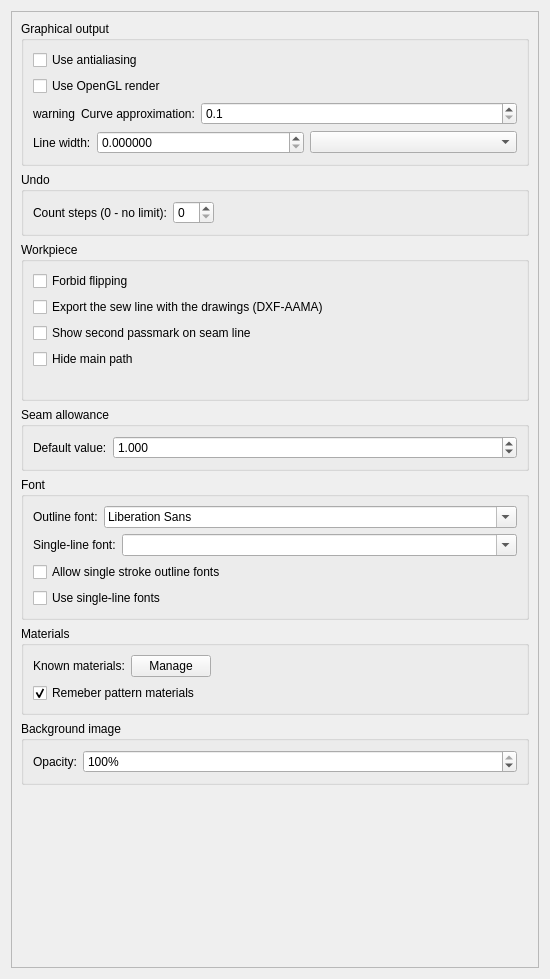
<?xml version="1.0" encoding="UTF-8"?>
<ui version="4.0">
 <class>PreferencesPatternPage</class>
 <widget class="QWidget" name="PreferencesPatternPage">
  <property name="geometry">
   <rect>
    <x>0</x>
    <y>0</y>
    <width>550</width>
    <height>979</height>
   </rect>
  </property>
  <property name="sizePolicy">
   <sizepolicy hsizetype="Maximum" vsizetype="Preferred">
    <horstretch>0</horstretch>
    <verstretch>0</verstretch>
   </sizepolicy>
  </property>
  <property name="windowTitle">
   <string notr="true">Pattern</string>
  </property>
  <layout class="QVBoxLayout" name="verticalLayout_5">
   <property name="sizeConstraint">
    <enum>QLayout::SizeConstraint::SetMaximumSize</enum>
   </property>
   <item>
    <widget class="QScrollArea" name="scrollArea">
     <property name="sizeAdjustPolicy">
      <enum>QAbstractScrollArea::SizeAdjustPolicy::AdjustToContentsOnFirstShow</enum>
     </property>
     <property name="widgetResizable">
      <bool>true</bool>
     </property>
     <widget class="QWidget" name="scrollAreaWidgetContents">
      <property name="geometry">
       <rect>
        <x>0</x>
        <y>0</y>
        <width>516</width>
        <height>1012</height>
       </rect>
      </property>
      <layout class="QVBoxLayout" name="verticalLayout_2">
       <item>
        <widget class="QGroupBox" name="groupBox_2">
         <property name="title">
          <string>Graphical output</string>
         </property>
         <layout class="QVBoxLayout" name="verticalLayout_3">
          <item>
           <widget class="QCheckBox" name="graphOutputCheck">
            <property name="text">
             <string>Use antialiasing</string>
            </property>
           </widget>
          </item>
          <item>
           <widget class="QCheckBox" name="checkBoxOpenGLRender">
            <property name="toolTip">
             <string>Use OpenGL to render a scene.
This option will take an affect after restart.</string>
            </property>
            <property name="text">
             <string>Use OpenGL render</string>
            </property>
            <property name="tristate">
             <bool>false</bool>
            </property>
           </widget>
          </item>
          <item>
           <layout class="QHBoxLayout" name="horizontalLayout_5">
            <item>
             <widget class="QLabel" name="labelCurveApproximationScaleWarning">
              <property name="sizePolicy">
               <sizepolicy hsizetype="Fixed" vsizetype="Preferred">
                <horstretch>0</horstretch>
                <verstretch>0</verstretch>
               </sizepolicy>
              </property>
              <property name="toolTip">
               <string>This setting has no effect since the value is overridden by the command-line option</string>
              </property>
              <property name="text">
               <string notr="true">warning</string>
              </property>
             </widget>
            </item>
            <item>
             <widget class="QLabel" name="label">
              <property name="sizePolicy">
               <sizepolicy hsizetype="Fixed" vsizetype="Preferred">
                <horstretch>0</horstretch>
                <verstretch>0</verstretch>
               </sizepolicy>
              </property>
              <property name="text">
               <string>Curve approximation:</string>
              </property>
             </widget>
            </item>
            <item>
             <widget class="QDoubleSpinBox" name="doubleSpinBoxCurveApproximation">
              <property name="sizePolicy">
               <sizepolicy hsizetype="Preferred" vsizetype="Fixed">
                <horstretch>0</horstretch>
                <verstretch>0</verstretch>
               </sizepolicy>
              </property>
              <property name="toolTip">
               <string>Set default curve approximation scale</string>
              </property>
              <property name="decimals">
               <number>1</number>
              </property>
              <property name="minimum">
               <double>0.100000000000000</double>
              </property>
              <property name="maximum">
               <double>10.000000000000000</double>
              </property>
              <property name="singleStep">
               <double>0.100000000000000</double>
              </property>
             </widget>
            </item>
           </layout>
          </item>
          <item>
           <layout class="QHBoxLayout" name="horizontalLayout_6">
            <item>
             <widget class="QLabel" name="label_6">
              <property name="toolTip">
               <string>Bold line width</string>
              </property>
              <property name="text">
               <string>Line width:</string>
              </property>
             </widget>
            </item>
            <item>
             <widget class="QDoubleSpinBox" name="doubleSpinBoxLineWidth">
              <property name="sizePolicy">
               <sizepolicy hsizetype="MinimumExpanding" vsizetype="Fixed">
                <horstretch>0</horstretch>
                <verstretch>0</verstretch>
               </sizepolicy>
              </property>
              <property name="suffix">
               <string/>
              </property>
              <property name="decimals">
               <number>6</number>
              </property>
              <property name="singleStep">
               <double>0.100000000000000</double>
              </property>
             </widget>
            </item>
            <item>
             <widget class="QComboBox" name="comboBoxLineWidthUnit">
              <property name="sizePolicy">
               <sizepolicy hsizetype="Expanding" vsizetype="Fixed">
                <horstretch>0</horstretch>
                <verstretch>0</verstretch>
               </sizepolicy>
              </property>
             </widget>
            </item>
           </layout>
          </item>
         </layout>
        </widget>
       </item>
       <item>
        <widget class="QGroupBox" name="groupBox_3">
         <property name="title">
          <string>Undo</string>
         </property>
         <layout class="QFormLayout" name="formLayout_2">
          <property name="fieldGrowthPolicy">
           <enum>QFormLayout::FieldGrowthPolicy::ExpandingFieldsGrow</enum>
          </property>
          <item row="0" column="0">
           <widget class="QLabel" name="label_2">
            <property name="text">
             <string>Count steps (0 - no limit):</string>
            </property>
           </widget>
          </item>
          <item row="0" column="1">
           <widget class="QSpinBox" name="undoCount"/>
          </item>
         </layout>
        </widget>
       </item>
       <item>
        <widget class="QGroupBox" name="groupBox_5">
         <property name="title">
          <string>Workpiece</string>
         </property>
         <layout class="QVBoxLayout" name="verticalLayout_4">
          <item>
           <widget class="QCheckBox" name="forbidFlippingCheck">
            <property name="toolTip">
             <string>By default forbid flipping for all new created workpieces</string>
            </property>
            <property name="text">
             <string>Forbid flipping</string>
            </property>
           </widget>
          </item>
          <item>
           <widget class="QCheckBox" name="checkBoxSewLineOnDrawing">
            <property name="toolTip">
             <string>By default export to DXF-AAMA sew line on Draw layer for all new created workpieces</string>
            </property>
            <property name="text">
             <string>Export the sew line with the drawings (DXF-AAMA)</string>
            </property>
           </widget>
          </item>
          <item>
           <widget class="QCheckBox" name="doublePassmarkCheck">
            <property name="toolTip">
             <string>Show a notch both in the seam allowance and on the seam line. If you want to see a notch on a piece without seam allowance, enable built-in seam allowance and set the length of a notch manually.</string>
            </property>
            <property name="text">
             <string>Show second passmark on seam line</string>
            </property>
           </widget>
          </item>
          <item>
           <widget class="QCheckBox" name="checkBoxHideMainPath">
            <property name="toolTip">
             <string>By default hide the main path if the seam allowance was enabled</string>
            </property>
            <property name="text">
             <string>Hide main path</string>
            </property>
           </widget>
          </item>
          <item>
           <layout class="QHBoxLayout" name="horizontalLayout">
            <item>
             <spacer name="horizontalSpacer_4">
              <property name="orientation">
               <enum>Qt::Orientation::Horizontal</enum>
              </property>
              <property name="sizeHint" stdset="0">
               <size>
                <width>40</width>
                <height>20</height>
               </size>
              </property>
             </spacer>
            </item>
           </layout>
          </item>
         </layout>
        </widget>
       </item>
       <item>
        <widget class="QGroupBox" name="groupBox_6">
         <property name="title">
          <string>Seam allowance</string>
         </property>
         <layout class="QFormLayout" name="formLayout_3">
          <item row="0" column="0">
           <widget class="QLabel" name="label_defaultSeamAllowance">
            <property name="text">
             <string>Default value:</string>
            </property>
           </widget>
          </item>
          <item row="0" column="1">
           <widget class="QDoubleSpinBox" name="defaultSeamAllowance">
            <property name="decimals">
             <number>3</number>
            </property>
            <property name="maximum">
             <double>100.000000000000000</double>
            </property>
            <property name="singleStep">
             <double>0.100000000000000</double>
            </property>
            <property name="value">
             <double>1.000000000000000</double>
            </property>
           </widget>
          </item>
         </layout>
        </widget>
       </item>
       <item>
        <widget class="QGroupBox" name="groupBox_8">
         <property name="title">
          <string>Font</string>
         </property>
         <layout class="QVBoxLayout" name="verticalLayout_6">
          <item>
           <layout class="QHBoxLayout" name="horizontalLayout_7">
            <item>
             <widget class="QLabel" name="label_3">
              <property name="sizePolicy">
               <sizepolicy hsizetype="Fixed" vsizetype="Preferred">
                <horstretch>0</horstretch>
                <verstretch>0</verstretch>
               </sizepolicy>
              </property>
              <property name="text">
               <string>Outline font:</string>
              </property>
             </widget>
            </item>
            <item>
             <widget class="QFontComboBox" name="fontComboBoxLabelFont"/>
            </item>
           </layout>
          </item>
          <item>
           <layout class="QHBoxLayout" name="horizontalLayout_9">
            <item>
             <widget class="QLabel" name="label_9">
              <property name="sizePolicy">
               <sizepolicy hsizetype="Fixed" vsizetype="Preferred">
                <horstretch>0</horstretch>
                <verstretch>0</verstretch>
               </sizepolicy>
              </property>
              <property name="text">
               <string>Single-line font:</string>
              </property>
             </widget>
            </item>
            <item>
             <widget class="QComboBox" name="comboBoxSingleLineFont">
              <property name="editable">
               <bool>true</bool>
              </property>
             </widget>
            </item>
           </layout>
          </item>
          <item>
           <widget class="QCheckBox" name="checkBoxSingleStrokeOutlineFont">
            <property name="text">
             <string>Allow single stroke outline fonts</string>
            </property>
           </widget>
          </item>
          <item>
           <widget class="QCheckBox" name="checkBoxSingleLineFonts">
            <property name="toolTip">
             <string>When this option is activated, the application will utilize SVG Fonts present in your system to render piece label text, instead of using outline fonts.</string>
            </property>
            <property name="text">
             <string>Use single-line fonts</string>
            </property>
           </widget>
          </item>
         </layout>
        </widget>
       </item>
       <item>
        <widget class="QGroupBox" name="groupBox">
         <property name="title">
          <string>Materials</string>
         </property>
         <layout class="QVBoxLayout" name="verticalLayout">
          <item>
           <layout class="QHBoxLayout" name="horizontalLayout_4">
            <item>
             <widget class="QLabel" name="label_12">
              <property name="text">
               <string>Known materials:</string>
              </property>
             </widget>
            </item>
            <item>
             <widget class="QPushButton" name="pushButtonKnownMaterials">
              <property name="sizePolicy">
               <sizepolicy hsizetype="Fixed" vsizetype="Fixed">
                <horstretch>0</horstretch>
                <verstretch>0</verstretch>
               </sizepolicy>
              </property>
              <property name="toolTip">
               <string>Manage list of known materials</string>
              </property>
              <property name="text">
               <string>Manage</string>
              </property>
             </widget>
            </item>
            <item>
             <spacer name="horizontalSpacer">
              <property name="orientation">
               <enum>Qt::Orientation::Horizontal</enum>
              </property>
              <property name="sizeHint" stdset="0">
               <size>
                <width>40</width>
                <height>20</height>
               </size>
              </property>
             </spacer>
            </item>
           </layout>
          </item>
          <item>
           <widget class="QCheckBox" name="checkBoxRemeberPatternMaterials">
            <property name="toolTip">
             <string>When manage pattern materials save them to known materials list</string>
            </property>
            <property name="text">
             <string>Remeber pattern materials</string>
            </property>
            <property name="checked">
             <bool>true</bool>
            </property>
           </widget>
          </item>
         </layout>
        </widget>
       </item>
       <item>
        <widget class="QGroupBox" name="groupBox_7">
         <property name="title">
          <string>Background image</string>
         </property>
         <layout class="QFormLayout" name="formLayout">
          <item row="0" column="0">
           <widget class="QLabel" name="label_7">
            <property name="text">
             <string>Opacity:</string>
            </property>
           </widget>
          </item>
          <item row="0" column="1">
           <widget class="QSpinBox" name="spinBoxOpacity">
            <property name="toolTip">
             <string>Opacity value by default</string>
            </property>
            <property name="suffix">
             <string notr="true">%</string>
            </property>
            <property name="maximum">
             <number>100</number>
            </property>
            <property name="value">
             <number>100</number>
            </property>
           </widget>
          </item>
         </layout>
        </widget>
       </item>
       <item>
        <spacer name="verticalSpacer">
         <property name="orientation">
          <enum>Qt::Orientation::Vertical</enum>
         </property>
         <property name="sizeHint" stdset="0">
          <size>
           <width>20</width>
           <height>40</height>
          </size>
         </property>
        </spacer>
       </item>
      </layout>
     </widget>
    </widget>
   </item>
  </layout>
 </widget>
 <resources/>
 <connections/>
</ui>
